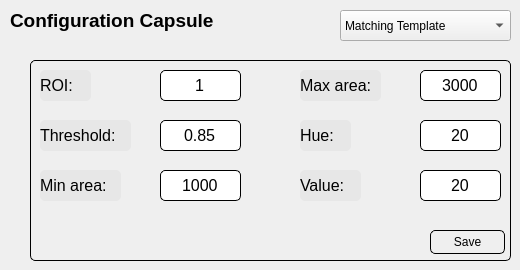
   <widget class="QWidget" name="page_2">
    <widget class="QLabel" name="label_10">
     <property name="geometry">
      <rect>
       <x>10</x>
       <y>0</y>
       <width>221</width>
       <height>41</height>
      </rect>
     </property>
     <property name="font">
      <font>
       <pointsize>14</pointsize>
       <bold>true</bold>
      </font>
     </property>
     <property name="styleSheet">
      <string notr="true">background-color: none;
color: rgb(0, 0, 0);
border: none;</string>
     </property>
     <property name="text">
      <string>Configuration Capsule</string>
     </property>
     <property name="alignment">
      <set>Qt::AlignLeading|Qt::AlignLeft|Qt::AlignVCenter</set>
     </property>
    </widget>
    <widget class="QComboBox" name="comboBox_capsule">
     <property name="geometry">
      <rect>
       <x>340</x>
       <y>10</y>
       <width>171</width>
       <height>31</height>
      </rect>
     </property>
     <item>
      <property name="text">
       <string>Matching Template</string>
      </property>
     </item>
     <item>
      <property name="text">
       <string>Count Pixel</string>
      </property>
     </item>
     <item>
      <property name="text">
       <string>Check Area</string>
      </property>
     </item>
     <item>
      <property name="text">
       <string>Final</string>
      </property>
     </item>
    </widget>
    <widget class="QWidget" name="widget_2" native="true">
     <property name="geometry">
      <rect>
       <x>30</x>
       <y>60</y>
       <width>481</width>
       <height>201</height>
      </rect>
     </property>
     <property name="styleSheet">
      <string notr="true">border-radius: 5px;
border: 0.5px solid rgb(0, 0, 0)</string>
     </property>
     <widget class="QLineEdit" name="Threshold_2">
      <property name="enabled">
       <bool>true</bool>
      </property>
      <property name="geometry">
       <rect>
        <x>130</x>
        <y>60</y>
        <width>81</width>
        <height>31</height>
       </rect>
      </property>
      <property name="font">
       <font>
        <pointsize>12</pointsize>
        <bold>false</bold>
       </font>
      </property>
      <property name="styleSheet">
       <string notr="true">border: 1px solid rgb(0, 0, 0);</string>
      </property>
      <property name="text">
       <string>0.85</string>
      </property>
      <property name="alignment">
       <set>Qt::AlignCenter</set>
      </property>
     </widget>
     <widget class="QLabel" name="label_22">
      <property name="geometry">
       <rect>
        <x>10</x>
        <y>60</y>
        <width>91</width>
        <height>31</height>
       </rect>
      </property>
      <property name="font">
       <font>
        <pointsize>12</pointsize>
        <bold>false</bold>
       </font>
      </property>
      <property name="styleSheet">
       <string notr="true">border: none;
background-color: #e7e7e7;
color: rgb(0, 0, 0);</string>
      </property>
      <property name="text">
       <string>Threshold:</string>
      </property>
     </widget>
     <widget class="QLineEdit" name="ROI_2">
      <property name="enabled">
       <bool>true</bool>
      </property>
      <property name="geometry">
       <rect>
        <x>130</x>
        <y>10</y>
        <width>81</width>
        <height>31</height>
       </rect>
      </property>
      <property name="font">
       <font>
        <pointsize>12</pointsize>
        <bold>false</bold>
       </font>
      </property>
      <property name="styleSheet">
       <string notr="true">border: 1px solid rgb(0, 0, 0);</string>
      </property>
      <property name="text">
       <string>1</string>
      </property>
      <property name="alignment">
       <set>Qt::AlignCenter</set>
      </property>
     </widget>
     <widget class="QLabel" name="label_26">
      <property name="geometry">
       <rect>
        <x>10</x>
        <y>10</y>
        <width>51</width>
        <height>31</height>
       </rect>
      </property>
      <property name="font">
       <font>
        <pointsize>12</pointsize>
        <bold>false</bold>
       </font>
      </property>
      <property name="styleSheet">
       <string notr="true">border: none;
background-color: #e7e7e7;
color: rgb(0, 0, 0);</string>
      </property>
      <property name="text">
       <string>ROI:</string>
      </property>
     </widget>
     <widget class="QPushButton" name="save2">
      <property name="geometry">
       <rect>
        <x>400</x>
        <y>170</y>
        <width>75</width>
        <height>24</height>
       </rect>
      </property>
      <property name="text">
       <string>Save</string>
      </property>
     </widget>
     <widget class="QLabel" name="label_28">
      <property name="geometry">
       <rect>
        <x>10</x>
        <y>110</y>
        <width>81</width>
        <height>31</height>
       </rect>
      </property>
      <property name="font">
       <font>
        <pointsize>12</pointsize>
        <bold>false</bold>
       </font>
      </property>
      <property name="styleSheet">
       <string notr="true">border: none;
background-color: #e7e7e7;
color: rgb(0, 0, 0);</string>
      </property>
      <property name="text">
       <string>Min area:</string>
      </property>
     </widget>
     <widget class="QLineEdit" name="min_area_2">
      <property name="enabled">
       <bool>true</bool>
      </property>
      <property name="geometry">
       <rect>
        <x>130</x>
        <y>110</y>
        <width>81</width>
        <height>31</height>
       </rect>
      </property>
      <property name="font">
       <font>
        <pointsize>12</pointsize>
        <bold>false</bold>
       </font>
      </property>
      <property name="styleSheet">
       <string notr="true">border: 1px solid rgb(0, 0, 0);</string>
      </property>
      <property name="text">
       <string>1000</string>
      </property>
      <property name="alignment">
       <set>Qt::AlignCenter</set>
      </property>
     </widget>
     <widget class="QLabel" name="label_29">
      <property name="geometry">
       <rect>
        <x>270</x>
        <y>10</y>
        <width>81</width>
        <height>31</height>
       </rect>
      </property>
      <property name="font">
       <font>
        <pointsize>12</pointsize>
        <bold>false</bold>
       </font>
      </property>
      <property name="styleSheet">
       <string notr="true">border: none;
background-color: #e7e7e7;
color: rgb(0, 0, 0);</string>
      </property>
      <property name="text">
       <string>Max area:</string>
      </property>
     </widget>
     <widget class="QLineEdit" name="max_area_2">
      <property name="enabled">
       <bool>true</bool>
      </property>
      <property name="geometry">
       <rect>
        <x>390</x>
        <y>10</y>
        <width>81</width>
        <height>31</height>
       </rect>
      </property>
      <property name="font">
       <font>
        <pointsize>12</pointsize>
        <bold>false</bold>
       </font>
      </property>
      <property name="styleSheet">
       <string notr="true">border: 1px solid rgb(0, 0, 0);</string>
      </property>
      <property name="text">
       <string>3000</string>
      </property>
      <property name="alignment">
       <set>Qt::AlignCenter</set>
      </property>
     </widget>
     <widget class="QLineEdit" name="hue">
      <property name="enabled">
       <bool>true</bool>
      </property>
      <property name="geometry">
       <rect>
        <x>390</x>
        <y>60</y>
        <width>81</width>
        <height>31</height>
       </rect>
      </property>
      <property name="font">
       <font>
        <pointsize>12</pointsize>
        <bold>false</bold>
       </font>
      </property>
      <property name="styleSheet">
       <string notr="true">border: 1px solid rgb(0, 0, 0);</string>
      </property>
      <property name="text">
       <string>20</string>
      </property>
      <property name="alignment">
       <set>Qt::AlignCenter</set>
      </property>
     </widget>
     <widget class="QLabel" name="label_35">
      <property name="geometry">
       <rect>
        <x>270</x>
        <y>110</y>
        <width>61</width>
        <height>31</height>
       </rect>
      </property>
      <property name="font">
       <font>
        <pointsize>12</pointsize>
        <bold>false</bold>
       </font>
      </property>
      <property name="styleSheet">
       <string notr="true">border: none;
background-color: #e7e7e7;
color: rgb(0, 0, 0);</string>
      </property>
      <property name="text">
       <string>Value:</string>
      </property>
     </widget>
     <widget class="QLineEdit" name="value">
      <property name="enabled">
       <bool>true</bool>
      </property>
      <property name="geometry">
       <rect>
        <x>390</x>
        <y>110</y>
        <width>81</width>
        <height>31</height>
       </rect>
      </property>
      <property name="font">
       <font>
        <pointsize>12</pointsize>
        <bold>false</bold>
       </font>
      </property>
      <property name="styleSheet">
       <string notr="true">border: 1px solid rgb(0, 0, 0);</string>
      </property>
      <property name="text">
       <string>20</string>
      </property>
      <property name="alignment">
       <set>Qt::AlignCenter</set>
      </property>
     </widget>
     <widget class="QLabel" name="label_36">
      <property name="geometry">
       <rect>
        <x>270</x>
        <y>60</y>
        <width>51</width>
        <height>31</height>
       </rect>
      </property>
      <property name="font">
       <font>
        <pointsize>12</pointsize>
        <bold>false</bold>
       </font>
      </property>
      <property name="styleSheet">
       <string notr="true">border: none;
background-color: #e7e7e7;
color: rgb(0, 0, 0);</string>
      </property>
      <property name="text">
       <string>Hue:</string>
      </property>
     </widget>
    </widget>
   </widget>
